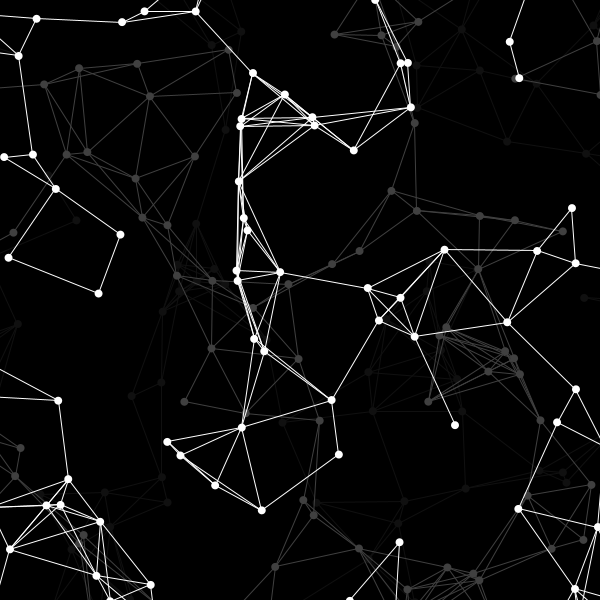
Frame 1 (no input)
Frame 60 (the mouse pressed at the canvas centre just before this capture): identical to frame 1, image omitted
Frame 120 (the mouse held since frame 60 and released just before this capture): identical to frame 1, image omitted

The Processing sketch that drew this single still picture (run headless with seeded random() and noise(); from frame 60 on, the mouse is pressed at the canvas centre):

// Processing sketch: network_layer
// ── network_layer.pde
// 点同士を線で結ぶ、よく見かけるアレ（多層）

// 点の数
int count = 100;

void setup() {
  size(600, 600);

  background(0);
  drawNetwork(16);
  drawNetwork(64);
  drawNetwork(255);
}

// 指定した濃さでネットワークを描く
void drawNetwork(float gray) {
  // 点の位置
  float nxs[] = new float[count];
  float nys[] = new float[count];

  // 点をランダムに配置
  for (int i = 0; i < count; i++) {
    nxs[i] = random(-100, width + 100);
    nys[i] = random(-100, height + 100);
  }

  // 線を描画
  stroke(gray);
  noFill();
  // 点のインデックスを全通り組み合わせられる2重for文
  // （動作を考えてみよう）
  for (int j = 0; j < count; j++) {
    for (int i = j + 1; i < count; i++) {
      // 点間の距離を計算し、ある程度遠いものは描かない
      float d = dist(
        nxs[j], nys[j],
        nxs[i], nys[i]
      );

      if (d < 100) {
        line(
          nxs[j], nys[j],
          nxs[i], nys[i]
        );
      }
    }
  }

  // 点を描画
  fill(gray);
  noStroke();
  for (int i = 0; i < count; i++) {
    ellipse(nxs[i], nys[i], 8, 8);
  }
}

void mousePressed() {
  background(0);
  drawNetwork(16);
  drawNetwork(64);
  drawNetwork(255);
}

void draw() {
}
